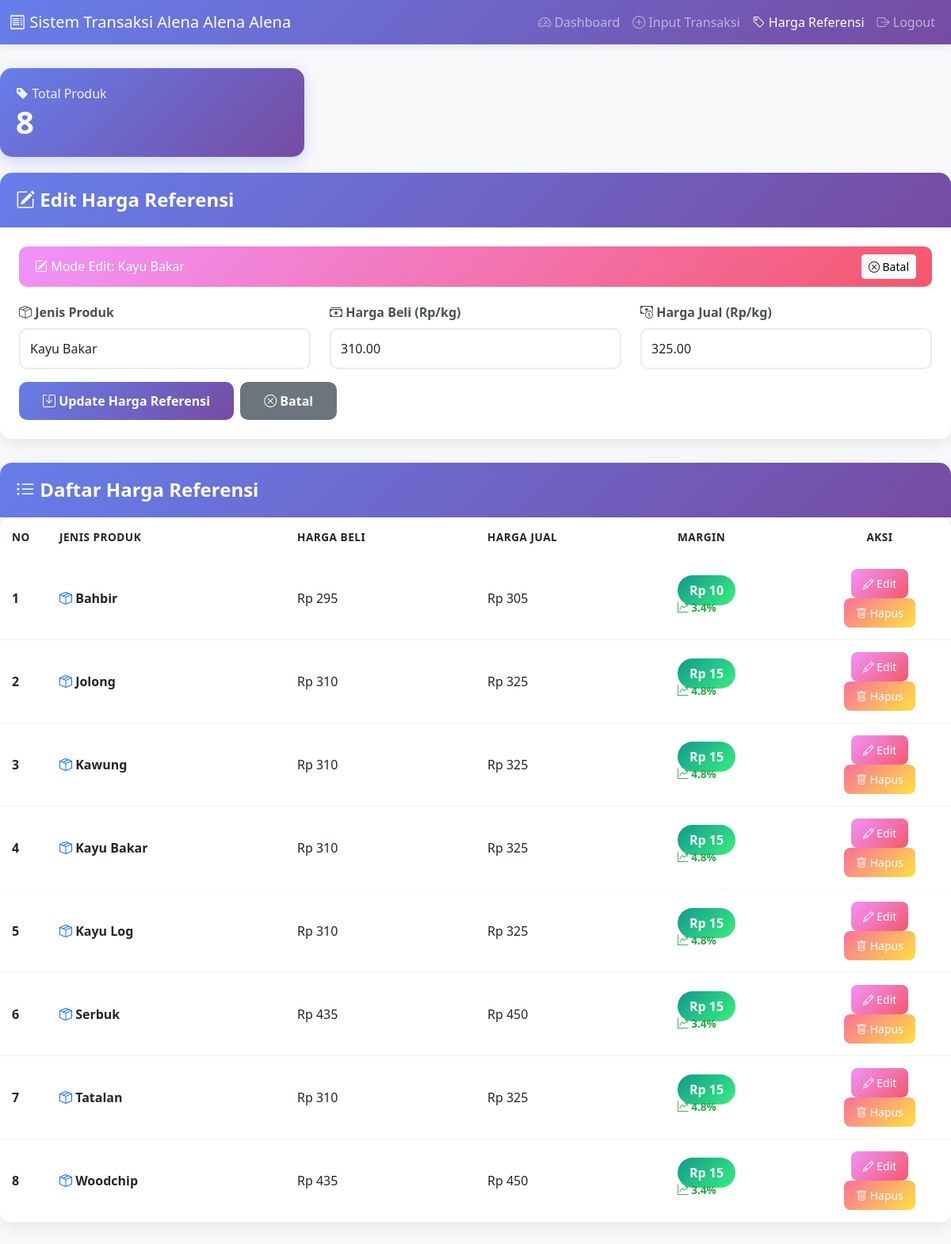
Page /crud_harga_referensi.php?edit=7 (signed in) on the committed database.
### tables this page shows
CREATE TABLE `harga_referensi` (
  `id` int(11) NOT NULL,
  `jenis` varchar(255) DEFAULT NULL,
  `harga_beli` decimal(10,2) DEFAULT NULL,
  `harga_jual` decimal(10,2) DEFAULT NULL
);

### config.php (called while the page is built, shortened)
<?php
function formatRupiah($angka) {
    return "Rp " . number_format($angka, 0, ',', '.');
}
?>

### crud_harga_referensi.php (the view, shortened to what this page needs)
<?php
require_once 'config.php';
$isEdit = false;
$editData = null;
if (isset($_GET['edit'])) {
    $id = filter_var($_GET['edit'], FILTER_VALIDATE_INT);
    if ($id) {
        $stmt = $conn->prepare("SELECT * FROM harga_referensi WHERE id = ?");
        $stmt->bind_param("i", $id);
        $stmt->execute();
        $result = $stmt->get_result();
        if ($result->num_rows > 0) {
            $editData = $result->fetch_assoc();
            $isEdit = true;
        }
    }
}
$sql = "SELECT * FROM harga_referensi ORDER BY jenis ASC";
$result = $conn->query($sql);
?>
<!DOCTYPE html>
<html lang="id">
<head>
    <link href="https://cdn.jsdelivr.net/npm/bootstrap@5.3.0/dist/css/bootstrap.min.css" rel="stylesheet">
    <link rel="stylesheet" href="https://cdn.jsdelivr.net/npm/bootstrap-icons@1.10.0/font/bootstrap-icons.css">
</head>
<body>
    <nav class="navbar navbar-expand-lg navbar-dark">
        <div class="container-fluid">
            <a class="navbar-brand" href="#">
                <i class="bi bi-receipt"></i> Sistem Transaksi Alena Alena Alena
            </a>
            <div class="collapse navbar-collapse" id="navbarNav">
                <ul class="navbar-nav ms-auto">
                    <li class="nav-item">
                        <a class="nav-link" href="dashboard.php">
                            <i class="bi bi-speedometer2"></i> Dashboard
                        </a>
                    </li>
                    <li class="nav-item">
                        <a class="nav-link" href="index.php">
                            <i class="bi bi-plus-circle"></i> Input Transaksi
                        </a>
                    </li>
                    <li class="nav-item">
                        <a class="nav-link active" href="crud_harga_referensi.php">
                            <i class="bi bi-tag"></i> Harga Referensi
                        </a>
                    </li>
                    <li class="nav-item">
                        <a class="nav-link" href="logout.php">
                            <i class="bi bi-box-arrow-right"></i> Logout
                        </a>
                    </li>
                </ul>
            </div>
        </div>
    </nav>
    <div class="container-main">
        <div class="row">
            <div class="col-md-4">
                <div class="stats-card">
                    <p><i class="bi bi-tag-fill"></i> Total Produk</p>
                    <h3><?= $result->num_rows ?></h3>
                </div>
            </div>
        </div>
        <div class="card">
            <div class="card-header">
                <h4>
                    <i class="bi bi-<?= $isEdit ? 'pencil-square' : 'plus-circle' ?>"></i>
                    <?= $isEdit ? 'Edit' : 'Tambah' ?> Harga Referensi
                </h4>
            </div>
            <div class="card-body p-4">
                <?php if ($isEdit): ?>
                    <div class="edit-mode-indicator">
                        <span><i class="bi bi-pencil-square"></i> Mode Edit: <?= htmlspecialchars($editData['jenis']) ?></span>
                        <a href="crud_harga_referensi.php" class="btn btn-sm btn-light">
                            <i class="bi bi-x-circle"></i> Batal
                        </a>
                    </div>
                <?php endif; ?>
                <form method="POST" action="">
                    <div class="row">
                        <div class="col-md-4 mb-3">
                            <label for="jenis" class="form-label">
                                <i class="bi bi-box-seam"></i> Jenis Produk
                            </label>
                            <input type="text" class="form-control" id="jenis" name="jenis"
                                   value="<?= $isEdit ? htmlspecialchars($editData['jenis']) : '' ?>"
                                   placeholder="Contoh: Kayu Bakar, Batako" required minlength="3">
                        </div>
                        <div class="col-md-4 mb-3">
                            <label for="harga_beli" class="form-label">
                                <i class="bi bi-cash-stack"></i> Harga Beli (Rp/kg)
                            </label>
                            <input type="number" class="form-control" id="harga_beli" name="harga_beli"
                                   value="<?= $isEdit ? $editData['harga_beli'] : '' ?>"
                                   placeholder="0" step="100" min="1" required>
                        </div>
                        <div class="col-md-4 mb-3">
                            <label for="harga_jual" class="form-label">
                                <i class="bi bi-cash-coin"></i> Harga Jual (Rp/kg)
                            </label>
                            <input type="number" class="form-control" id="harga_jual" name="harga_jual"
                                   value="<?= $isEdit ? $editData['harga_jual'] : '' ?>"
                                   placeholder="0" step="100" min="1" required>
                        </div>
                    </div>
                    <div class="d-flex gap-2">
                        <?php if ($isEdit): ?>
                            <button type="submit" class="btn btn-submit" name="update">
                                <i class="bi bi-save"></i> Update Harga Referensi
                            </button>
                            <a href="crud_harga_referensi.php" class="btn btn-cancel">
                                <i class="bi bi-x-circle"></i> Batal
                            </a>
                        <?php else: ?>
                            <button type="submit" class="btn btn-submit" name="add">
                                <i class="bi bi-plus-circle"></i> Tambah Harga Referensi
                            </button>
                        <?php endif; ?>
                    </div>
                </form>
            </div>
        </div>
        <div class="card">
            <div class="card-header">
                <h4><i class="bi bi-list-ul"></i> Daftar Harga Referensi</h4>
            </div>
            <div class="card-body p-0">
                <div class="table-container">
                    <table class="table table-hover mb-0">
                        <thead>
                            <tr>
                                <th width="5%">No</th>
                                <th width="25%">Jenis Produk</th>
                                <th width="20%">Harga Beli</th>
                                <th width="20%">Harga Jual</th>
                                <th width="15%">Margin</th>
                                <th width="15%" class="text-center">Aksi</th>
                            </tr>
                        </thead>
                        <tbody>
                            <?php
                            if ($result && $result->num_rows > 0) {
                                $no = 1;
                                $result->data_seek(0);
                                while ($row = $result->fetch_assoc()) {
                                    $margin = $row['harga_jual'] - $row['harga_beli'];
                                    $margin_percent = ($margin / $row['harga_beli']) * 100;
                                    echo "<tr>
                                            <td><strong>$no</strong></td>
                                            <td>
                                                <i class='bi bi-box-seam text-primary'></i>
                                                <strong>" . htmlspecialchars($row['jenis']) . "</strong>
                                            </td>
                                            <td>" . formatRupiah($row['harga_beli']) . "</td>
                                            <td>" . formatRupiah($row['harga_jual']) . "</td>
                                            <td>
                                                <span class='badge-profit'>
                                                    " . formatRupiah($margin) . "
                                                </span>
                                                <div class='profit-margin'>
                                                    <i class='bi bi-graph-up-arrow'></i>
                                                    " . number_format($margin_percent, 1) . "%
                                                </div>
                                            </td>
                                            <td class='text-center'>
                                                <a href='crud_harga_referensi.php?edit=" . $row['id'] . "'
                                                   class='btn btn-edit btn-action'
                                                   title='Edit'>
                                                    <i class='bi bi-pencil'></i> Edit
                                                </a>
                                                <a href='crud_harga_referensi.php?delete=" . $row['id'] . "'
                                                   class='btn btn-delete btn-action'
                                                   onclick='return confirm(\"Yakin ingin menghapus data ini?\")'
                                                   title='Hapus'>
                                                    <i class='bi bi-trash'></i> Hapus
                                                </a>
                                            </td>
                                        </tr>";
                                    $no++;
                                }
                            }
                            ?>
                        </tbody>
                    </table>
                </div>
            </div>
        </div>
    </div>
</body>
</html>

### crud_harga_referensi.php (style rules this page uses)
:root { --primary-gradient: linear-gradient(135deg, #667eea 0%, #764ba2 100%); }
body { background-color: #f8f9fa; font-family: 'Segoe UI', Tahoma, Geneva, Verdana, sans-serif; }
.navbar { background: var(--primary-gradient) !important; box-shadow: 0 2px 10px rgba(0,0,0,0.1); }
.container-main { margin: 30px auto; max-width: 1200px; }
.card { border: none; border-radius: 15px; box-shadow: 0 5px 20px rgba(0,0,0,0.08); overflow: hidden; margin-bottom: 30px; }
.card-header { background: var(--primary-gradient); color: white; padding: 20px; border: none; }
.card-header h4 { margin: 0; font-weight: 600; }
.form-label { font-weight: 600; color: #495057; margin-bottom: 8px; }
.form-control, .form-select { border-radius: 10px; padding: 12px; border: 2px solid #e9ecef; transition: all 0.3s; }
.btn-submit { background: var(--primary-gradient); border: none; padding: 12px 30px; border-radius: 10px; font-weight: 600; transition: transform 0.2s; color: white; }
.btn-cancel { background: #6c757d; border: none; padding: 12px 30px; border-radius: 10px; font-weight: 600; transition: transform 0.2s; color: white; }
.table-container { overflow-x: auto; }
.table { background: white; border-radius: 10px; overflow: hidden; }
.table thead { background: linear-gradient(135deg, #667eea 0%, #764ba2 100%); color: white; }
.table thead th { border: none; padding: 15px; font-weight: 600; text-transform: uppercase; font-size: 0.85rem; letter-spacing: 0.5px; }
.table tbody tr { transition: all 0.3s; }
.table tbody td { padding: 15px; vertical-align: middle; border-bottom: 1px solid #f1f3f5; }
.badge-profit { background: linear-gradient(135deg, #11998e 0%, #38ef7d 100%); color: white; padding: 8px 15px; border-radius: 20px; font-weight: 600; }
.btn-action { padding: 8px 15px; border-radius: 8px; font-size: 0.875rem; font-weight: 500; transition: all 0.3s; border: none; margin: 0 3px; }
.btn-edit { background: linear-gradient(135deg, #f093fb 0%, #f5576c 100%); color: white; }
.btn-delete { background: linear-gradient(135deg, #fa709a 0%, #fee140 100%); color: white; }
.stats-card { background: linear-gradient(135deg, #667eea 0%, #764ba2 100%); color: white; padding: 20px; border-radius: 15px; margin-bottom: 20px; box-shadow: 0 5px 20px rgba(102, 126, 234, 0.3); }
.stats-card h3 { font-size: 2.5rem; font-weight: 700; margin: 0; }
.stats-card p { margin: 0; opacity: 0.9; }
.profit-margin { font-size: 0.85rem; color: #28a745; font-weight: 600; }
.edit-mode-indicator { background: linear-gradient(135deg, #f093fb 0%, #f5576c 100%); color: white; padding: 10px 20px; border-radius: 10px; margin-bottom: 20px; display: flex; align-items: center; justify-content: space-between; }

### rows in the picture
harga_referensi: jenis "Kayu Bakar", harga_beli "310.00", harga_jual "325.00", harga_beli "Rp 310", harga_jual "Rp 325", formatRupiah($margin) "Rp 15", margin_percent "4.8"
harga_referensi: jenis "Bahbir", harga_beli "Rp 295", harga_jual "Rp 305", formatRupiah($margin) "Rp 10", margin_percent "3.4"
harga_referensi: jenis "Jolong", harga_beli "Rp 310", harga_jual "Rp 325", formatRupiah($margin) "Rp 15", margin_percent "4.8"
harga_referensi: jenis "Kawung", harga_beli "Rp 310", harga_jual "Rp 325", formatRupiah($margin) "Rp 15", margin_percent "4.8"
harga_referensi: jenis "Kayu Log", harga_beli "Rp 310", harga_jual "Rp 325", formatRupiah($margin) "Rp 15", margin_percent "4.8"
harga_referensi: jenis "Serbuk", harga_beli "Rp 435", harga_jual "Rp 450", formatRupiah($margin) "Rp 15", margin_percent "3.4"
harga_referensi: jenis "Tatalan", harga_beli "Rp 310", harga_jual "Rp 325", formatRupiah($margin) "Rp 15", margin_percent "4.8"
harga_referensi: jenis "Woodchip", harga_beli "Rp 435", harga_jual "Rp 450", formatRupiah($margin) "Rp 15", margin_percent "3.4"

### other values in the picture
$result->num_rows "8"
